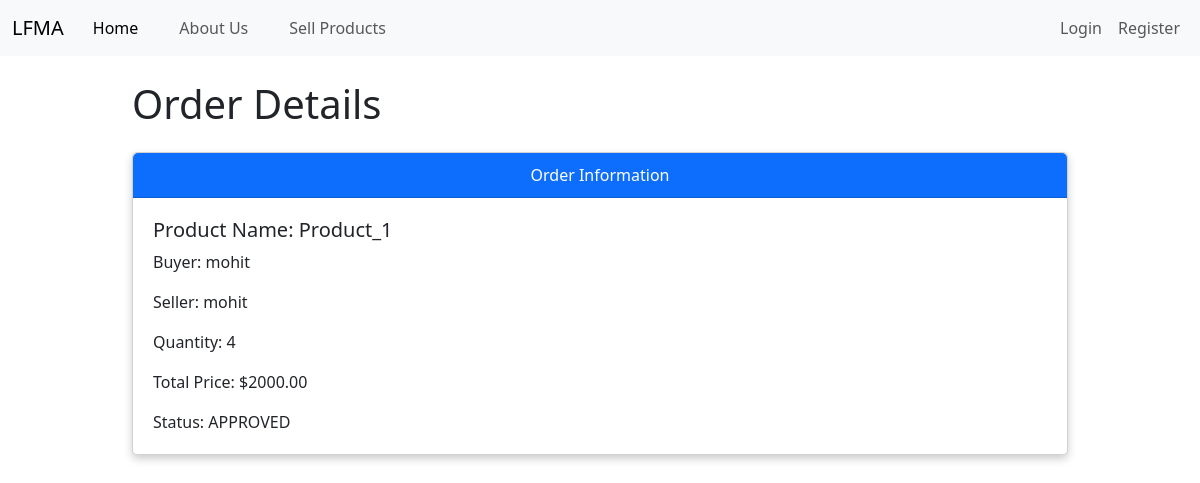
Page /order/4/ on the committed database.
### Home/models.py (models this page shows, shortened)
class Order(models.Model):
    seller = models.ForeignKey(User, on_delete=models.PROTECT, related_name='orders_sold')
    buyer = models.ForeignKey(User, on_delete=models.PROTECT, related_name='orders_purchased')
    product = models.ForeignKey(Product, on_delete=models.PROTECT, related_name='product')
    quantity = models.PositiveIntegerField()
    net_price = models.DecimalField(max_digits=10, decimal_places=2)
    status = models.CharField(max_length=20, choices=[
        ('PENDING', 'Pending'),
        ('APPROVED', 'Approved'),
        ('REJECTED', 'Rejected'),
    ], default='PENDING')
    created_at = models.DateTimeField(auto_now_add=True)
    updated_at = models.DateTimeField(auto_now=True)

class Product(models.Model):
    class Categories(models.TextChoices):
        FIELD_CROPS = 'FC', 'Field Crops'
        VEGETABLES_SEEDS = 'VS', 'Vegetable Seeds'
    name = models.CharField(max_length=100)
    description = models.TextField()
    price = models.DecimalField(max_digits=10, decimal_places=2)
    quantity = models.IntegerField(default=0)
    created_at = models.DateTimeField(auto_now_add=True)
    updated_at = models.DateTimeField(auto_now=True)
    image = models.ImageField(default = 'default.jpg',upload_to = 'product_pics')
    category = models.CharField(max_length = 2, choices = Categories.choices, default = None)
    slug = models.SlugField(max_length = 250, unique = True)
    seller = models.ForeignKey(User, on_delete = models.CASCADE)

### Home/views.py (the view)
# urls.py: path('order/<int:id>/',views.OrderDynamicView, name='orderview'),
def OrderDynamicView(request,id):
    order = get_object_or_404(Order,id=id)
    if request.user == order .seller:
        if request.method == 'POST':
            form = OrderUpdationForm(request.POST, instance=order)
            if form.is_valid():
                form.save()
                return redirect('orderrecivedlist')
        else:
            form = OrderUpdationForm(instance=order)
        return render(request, 'update_order.html', {'form': form, 'order' : order})
    else:
        context = {
            'order': order
        }
        return render(request,'OrderView.html',context)

### templates/OrderView.html (shortened to what this page needs)
{% extends 'base.html' %}
{% block content %}
<div class="container">
    <h1 class="mt-4 mb-4">Order Details</h1>
    <div class="card">
        <div class="card-header bg-primary text-white">
            Order Information
        </div>
        <div class="card-body">
            <h5 class="card-title">Product Name: {{ order.product.name }}</h5>
            <p class="card-text">Buyer: {{ order.buyer.username }}</p>
            <p class="card-text">Seller: {{ order.seller.username }}</p>
            <p class="card-text">Quantity: {{ order.quantity }}</p>
            <p class="card-text">Total Price: ${{ order.net_price }}</p>
            <p class="card-text">Status: {{ order.status }}</p>
        </div>
    </div>
</div>
{% endblock %}

### templates/base.html (style rules this page uses)
body { font-family: Arial, sans-serif; margin: 0; padding: 0; background-color: #f2f2f2; }

### templates/OrderView.html (style rules this page uses)
.container { width: 80%; margin: auto; }
.card { box-shadow: 0 4px 8px 0 rgba(0,0,0,0.2); transition: 0.3s; border-radius: 5px; }
.card-header { padding: 10px; text-align: center; }
.card-body { padding: 20px; }

### rows in the picture
Order: product.name "Product_1", buyer.username "mohit", seller.username "mohit", quantity "4", net_price "2000.00", status "APPROVED"
